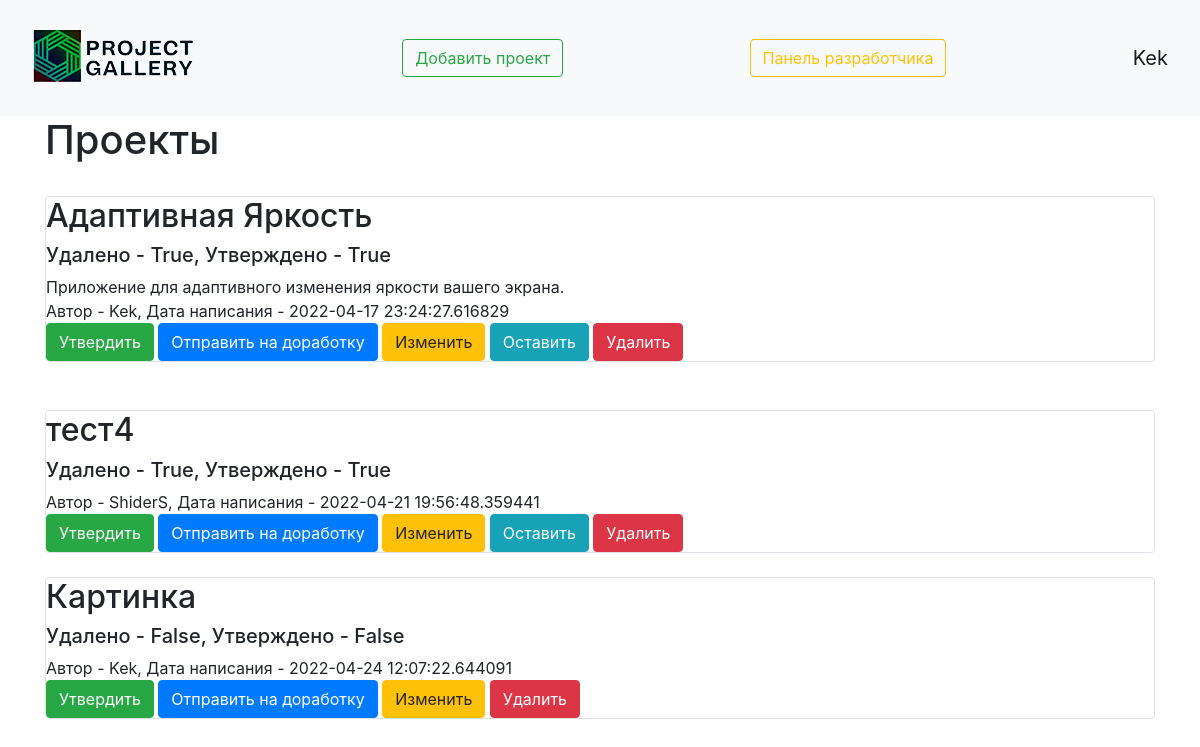
The page /developer_panel (signed in) on the database as committed earlier.
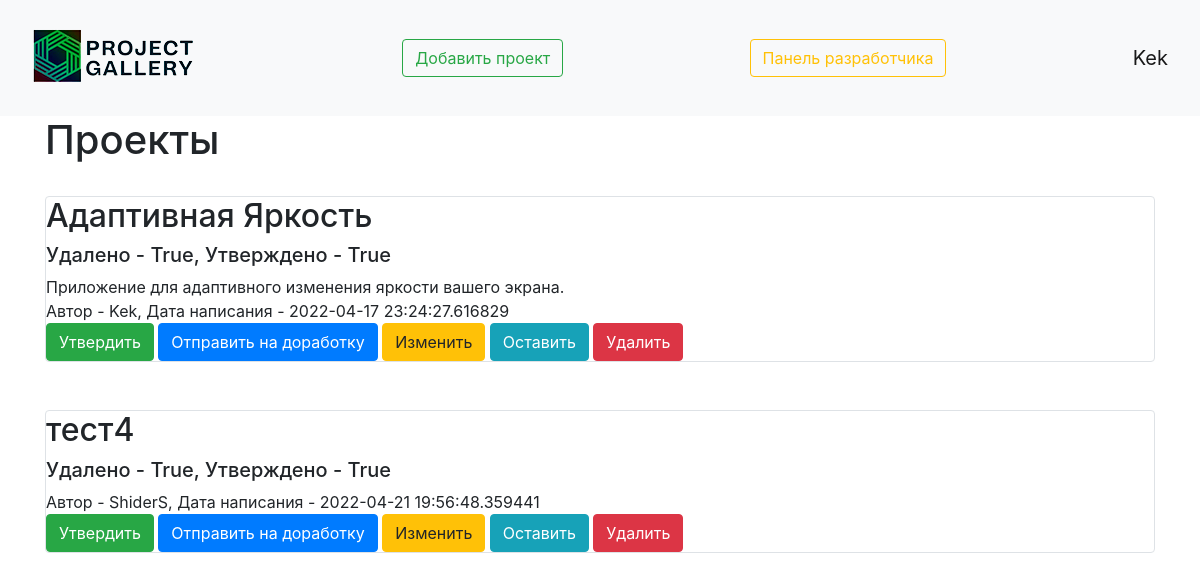
The same page on the database as committed later.
### data/user.py (models this page shows, shortened)
class User(SqlAlchemyBase, UserMixin, SerializerMixin):
    __tablename__ = 'users'
    id = sqlalchemy.Column(sqlalchemy.Integer,
                           primary_key=True, autoincrement=True)
    name = sqlalchemy.Column(sqlalchemy.String, nullable=True)
    about = sqlalchemy.Column(sqlalchemy.String, nullable=True)
    email = sqlalchemy.Column(sqlalchemy.String,
                              index=True, unique=True, nullable=True)
    hashed_password = sqlalchemy.Column(sqlalchemy.String, nullable=True)
    created_date = sqlalchemy.Column(sqlalchemy.DateTime,
                                     default=datetime.datetime.now)
    is_developer = sqlalchemy.Column(sqlalchemy.Boolean, nullable=True, default=False)
    projects = orm.relation("Projects", back_populates='user')

### data/projects.py (models this page shows)
class Projects(SqlAlchemyBase, SerializerMixin):
    __tablename__ = 'projects'
    id = sqlalchemy.Column(sqlalchemy.Integer,
                           primary_key=True, autoincrement=True)
    title = sqlalchemy.Column(sqlalchemy.String, nullable=True)
    content = sqlalchemy.Column(sqlalchemy.String, nullable=True)
    created_date = sqlalchemy.Column(sqlalchemy.DateTime,
                                     default=datetime.datetime.now)
    is_private = sqlalchemy.Column(sqlalchemy.Boolean, default=True)
    is_confirmed = sqlalchemy.Column(sqlalchemy.Boolean, nullable=True, default=False)
    is_deleted = sqlalchemy.Column(sqlalchemy.Boolean, nullable=True, default=False)
    image = sqlalchemy.Column()
    user_id = sqlalchemy.Column(sqlalchemy.Integer,
                                sqlalchemy.ForeignKey("users.id"))
    user = orm.relation('User')

### main.py (the view)
@app.route('/developer_panel')
@login_required
def developer_panel():
    if current_user.is_developer:
        db_sess = db_session.create_session()
        if current_user.is_authenticated:
            projects = db_sess.query(Projects).filter(
                (Projects.user == current_user) | (Projects.is_private != True))
        else:
            projects = db_sess.query(Projects).filter((Projects.is_private != True))
        return render_template("index_developer.html", projects=projects)

### data/db_session.py (called while the page is built)
def create_session() -> Session:
    global __factory
    return __factory()

### main.py (called while the page is built)
@login_manager.user_loader
def load_user(user_id):
    db_sess = db_session.create_session()
    return db_sess.query(User).get(user_id)

### templates/index_developer.html
{% extends "base.html" %}
{% block content %}
<h1>Проекты</h1>
{% for item in projects%}
{% if item.is_deleted or not item.is_confirmed %}
<div class="col-md6 border rounded">
    <a href="/viewing_project/{{ item.id }}" class="text-decoration-none text-reset"><h2>{{item.title}}</h2></a>
    <h5>Удалено - {{item.is_deleted}}, Утверждено - {{item.is_confirmed}}</h5>
    <div>
        {{item.content}}
    </div>
    <div>
        Автор - {{item.user.name}}, Дата написания - {{item.created_date}}
    </div>
    {% if current_user.is_authenticated %}
    <div>
        {% if not item.is_developer %}
        <a href="/developer_panel/projects_approve/{{ item.id }}" class="btn btn-success">
            Утвердить
        </a>
        <a href="/developer_panel/projects_modification/{{ item.id }}" class="btn btn-primary">
            Отправить на доработку
        </a>
        {% endif %}
        <a href="/projects/{{ item.id }}" class="btn btn-warning">
            Изменить
        </a>
        {% if item.is_deleted %}
        <a href="/developer_panel/projects_not_delete/{{ item.id }}" class="btn btn-info">
            Оставить
        </a>
        {% endif %}
        <a href="/developer_panel/projects_delete/{{ item.id }}" class="btn btn-danger">
            Удалить
        </a>
    </div>
{% endif %}
{% endif %}
</div><br>
{% endfor %}
{% endblock %}

### templates/base.html (shortened to what this page needs)
<!doctype html>
<html lang="en">
<head>
    <link rel="stylesheet"
          href="https://stackpath.bootstrapcdn.com/bootstrap/4.4.1/css/bootstrap.min.css"
>
</head>
<body>
<header>
    <nav class="navbar navbar-light bg-light">
        <a href="/"><img src="/static/img/small_logo2.png" alt="здесь должна была быть картинка, но не нашлась"></a>
        <a href="projects" class="btn btn-outline-success">Добавить проект</a>
        {% if current_user.is_developer %}
        <a href="/developer_panel" class="btn btn-outline-warning">
            Панель разработчика
        </a>
        {% endif %}
        {% if current_user.is_authenticated %}
    <a class="navbar-brand" href="/user_profile">{{ current_user.name }}</a>
{% else %}
    <p>
        <a class="btn btn-primary " href="/register">Зарегистрироваться</a>
        <a class="btn btn-success" href="/login">Войти</a>
    </p>
{% endif %}
    </nav>
</header>
<main role="main" class="container">
    {% block content %}{% endblock %}
</main>
</body>
</html>

Rows that differ between the two databases and show on the page:
no longer on this page (row edited): Projects: title "Картинка", is_deleted "False", is_confirmed "False", user.name "Kek", created_date "2022-04-24 12:07:22.644091"
